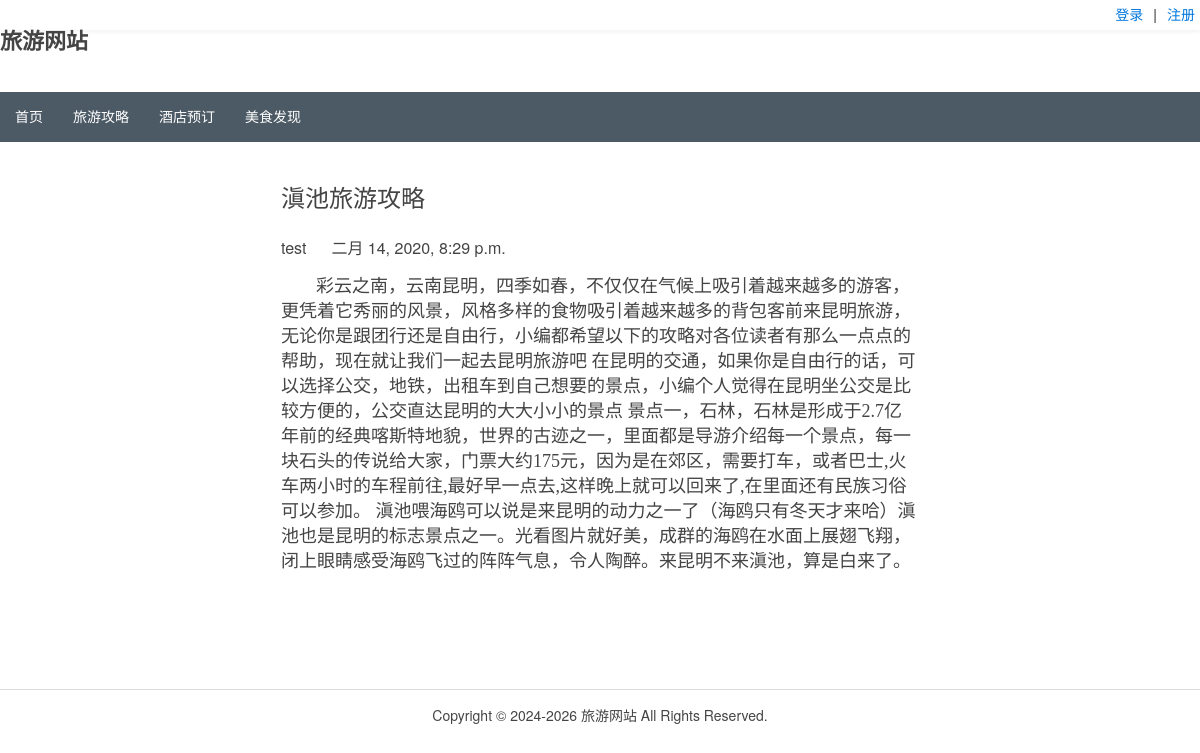
The page /look?id=1 on the database its author committed.
### tour/models.py (models this page shows, shortened)
class Article(models.Model):
    title = models.CharField(max_length=255, blank=True)
    author = models.ForeignKey(User,on_delete=models.CASCADE)
    content = models.TextField(blank=True)
    time = models.DateTimeField(blank=True, auto_now=True)
    class Meta:
        verbose_name = '旅游攻略'
        verbose_name_plural = verbose_name

### tour/views.py (the view)
# urls.py: url(r'^look', views.look),
def look(request):
    view_id = request.GET.get('id', False)
    res = Article.objects.get(id=view_id)
    return render(request, 'article.html',{'res':res})

### templates/article.html
{% extends "base.html" %}
{% load static %}
{% block head %}
<link rel="stylesheet" href="{% static 'css/search.css' %}" rel="stylesheet" type="text/css"/>
<link rel="stylesheet" href="{% static 'css/index.css' %}" rel="stylesheet" type="text/css"/>
{% endblock %}
{% block content %}
<div id="content_search">
    <div id="search_box" class="cusClearFix">
<h2> {{res.title}} </h2>
<h4> {{res.author.username}} &emsp;  {{res.time}} </h4>
<p style="font-family: microsoft yahei; font-size: 18px; line-height: 25px;text-indent:35px">
 {{res.content}}
 <br>
 <br>
 <br>
 <br>
 <br>
</p>
 </div>
 </div>
{% endblock content %}

### static/css/common.css (style rules this page uses)
html, body { width: 100%; background: #FFFFFF; margin: 0; padding: 0; }
.cusClearFix:after { clear:both; display:block; visibility:hidden; height:0; line-height:0; content:""; }
.cusClearFix { zoom:1; }

### static/css/search.css (style rules this page uses)
#content_search { width: 1000px; margin: 40px auto 0; }
#search_box { width: 638px; margin: 0 auto; }

### rows shown on the page
Article: title "滇池旅游攻略", author.username "test", time "二月 14, 2020, 8:29 p.m.", content "彩云之南，云南昆明，四季如春，不仅仅在气候上吸引着越来越多的游客，更凭着它秀丽的风景，风格多样的食物吸引着越来越多的背包客前来昆明旅游，无论你是跟团行还是自由行，小编都希望以下的攻略对各位读者有那么一点点的帮助，现在就让我们一起去昆明旅游吧 在昆明的交通，如果你是自由行的话，可以选择公交，地铁，出租车到自己想要的景点，小编个人觉得在昆明坐公交是比较方便的，公交直达昆明的大大小小的景点 景点一，石林，石林是形成于2.7亿年前的经典喀斯特地貌，世界的古迹之一，里面都是导游介绍每一个景点，每一块石头的传说给大家，门票大约175元，因为是在郊区，需要打车，或者巴士,火车两小时的车程前往,最好早一点去,这样晚上就可以回来了,在里面还有民族习俗可以参加。 滇池喂海鸥可以说是来昆明的动力之一了（海鸥只有冬天才来哈）滇池也是昆明的标志景点之一。光看图片就好美，成群的海鸥在水面上展翅飞翔，闭上眼睛感受海鸥飞过的阵阵气息，令人陶醉。来昆明不来滇池，算是白来了。"
